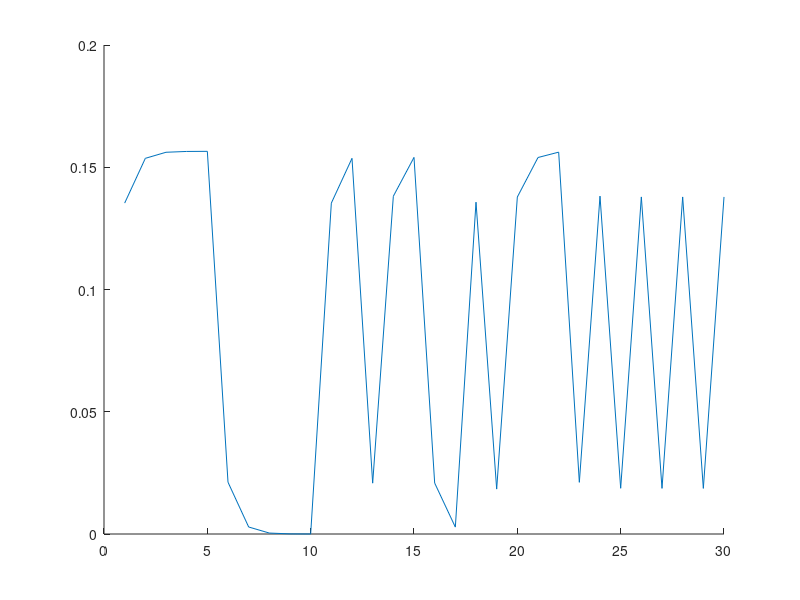

Recreate this plot in MATLAB. (Note: this script raises an error after producing the figure.)
clear; clc
t = round(rand(1,30));

amp = 1;
tau = 0.5;
f = zeros(size(t));

for k = 1:length(t)
    if t(k) == 1
        expvec = exp(-[1:length(t)]/tau);
        veclength = length(t)-k+1;
        expvec = expvec(1:veclength);
        f(k:end) = f(k:end)+expvec;
    end
end

figure(1); clf; hold on
plot(1:length(t),f);
vline(find(t==1))